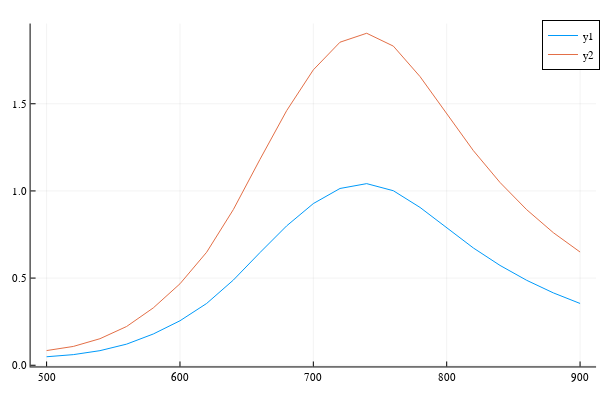

Notebook source saved alongside this figure:
### Code cell
plot(λArr,σOUPu./w)
plot!(λArr,σOUPd./w)

### Figure 1 — Plotly figure (JSON) as saved in the notebook; plotly's stock layout.template omitted (floating-point values rounded to 4 significant figures)
{"data": [{"colorbar": {"len": 0.9525, "title": {"text": ""}, "x": 0.9934, "y": 0.5139}, "legendgroup": "y1", "line": {"color": "rgba(0, 154, 250, 1.000)", "dash": "solid", "shape": "linear", "width": 1}, "mode": "lines", "name": "y1", "showlegend": true, "type": "scatter", "x": [500, 520, 540, 560, 580, 600, 620, 640, 660, 680, 700, 720, 740, 760, 780, 800, 820, 840, 860, 880, 900], "xaxis": "x", "y": [0.04881, 0.06095, 0.08375, 0.1212, 0.1793, 0.2552, 0.3545, 0.4885, 0.6464, 0.7996, 0.9275, 1.014, 1.042, 1.001, 0.9055, 0.7873, 0.6728, 0.5727, 0.4873, 0.4151, 0.3545], "yaxis": "y"}, {"colorbar": {"len": 0.9525, "title": {"text": ""}, "x": 0.9934, "y": 0.5139}, "legendgroup": "y2", "line": {"color": "rgba(227, 111, 71, 1.000)", "dash": "solid", "shape": "linear", "width": 1}, "mode": "lines", "name": "y2", "showlegend": true, "type": "scatter", "x": [500, 520, 540, 560, 580, 600, 620, 640, 660, 680, 700, 720, 740, 760, 780, 800, 820, 840, 860, 880, 900], "xaxis": "x", "y": [0.08427, 0.108, 0.1523, 0.2223, 0.329, 0.4673, 0.6484, 0.8927, 1.181, 1.461, 1.695, 1.853, 1.904, 1.831, 1.656, 1.44, 1.231, 1.048, 0.8923, 0.7603, 0.6496], "yaxis": "y"}], "layout": {"annotations": [], "height": 400, "legend": {"bgcolor": "rgba(255, 255, 255, 1.000)", "bordercolor": "rgba(0, 0, 0, 1)", "borderwidth": 1, "font": {"color": "rgba(0, 0, 0, 1)", "family": "sans-serif", "size": 11}, "title": {"font": {"color": "rgba(0, 0, 0, 1)", "family": "sans-serif", "size": 15}, "text": ""}, "tracegroupgap": 0, "traceorder": "normal", "x": 1, "xanchor": "auto", "y": 1, "yanchor": "auto"}, "margin": {"b": 20, "l": 0, "r": 0, "t": 20}, "paper_bgcolor": "rgba(255, 255, 255, 1.000)", "plot_bgcolor": "rgba(255, 255, 255, 1.000)", "showlegend": true, "width": 600, "xaxis": {"anchor": "y", "domain": [0.05101, 0.9934], "gridcolor": "rgba(0, 0, 0, 0.1)", "gridwidth": 0.5, "linecolor": "rgba(0, 0, 0, 1)", "mirror": false, "range": [488, 912], "showgrid": true, "showline": true, "showticklabels": true, "tickangle": 0, "tickcolor": "rgb(0, 0, 0)", "tickfont": {"color": "rgba(0, 0, 0, 1)", "family": "sans-serif", "size": 11}, "tickmode": "array", "ticks": "inside", "ticktext": ["500", "600", "700", "800", "900"], "tickvals": [500, 600, 700, 800, 900], "title": {"font": {"color": "rgba(0, 0, 0, 1)", "family": "sans-serif", "size": 15}, "text": ""}, "type": "linear", "visible": true, "zeroline": false, "zerolinecolor": "rgba(0, 0, 0, 1)"}, "yaxis": {"anchor": "x", "domain": [0.03762, 0.9902], "gridcolor": "rgba(0, 0, 0, 0.1)", "gridwidth": 0.5, "linecolor": "rgba(0, 0, 0, 1)", "mirror": false, "range": [-0.006862, 1.96], "showgrid": true, "showline": true, "showticklabels": true, "tickangle": 0, "tickcolor": "rgb(0, 0, 0)", "tickfont": {"color": "rgba(0, 0, 0, 1)", "family": "sans-serif", "size": 11}, "tickmode": "array", "ticks": "inside", "ticktext": ["0.0", "0.5", "1.0", "1.5"], "tickvals": [0, 0.5, 1, 1.5], "title": {"font": {"color": "rgba(0, 0, 0, 1)", "family": "sans-serif", "size": 15}, "text": ""}, "type": "linear", "visible": true, "zeroline": false, "zerolinecolor": "rgba(0, 0, 0, 1)"}}}
